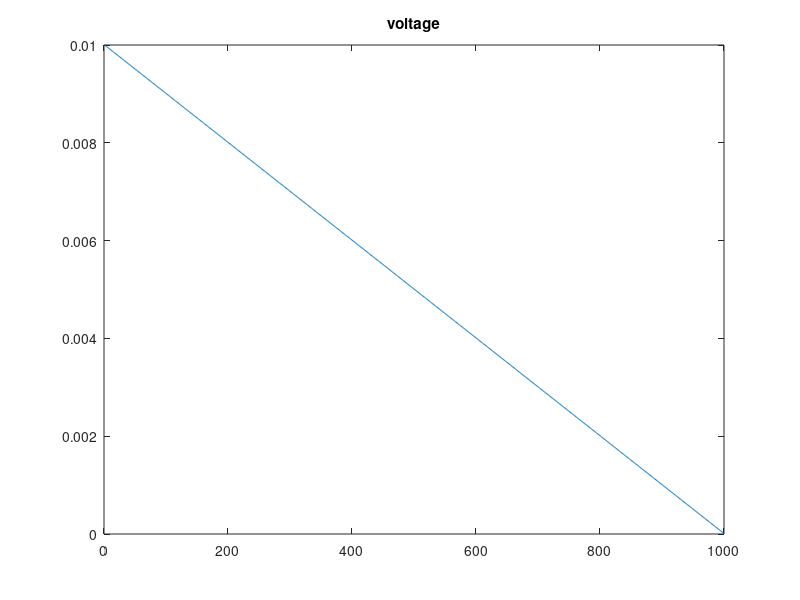

Recreate this plot in MATLAB. (Note: this script raises an error after producing the figure.)
%dbuv= 20*log10(v/uv)

% Generate random data for x
x = (10e-3:-10e-6:10e-6);
figure;
plot(x);
title("voltage")

for i=1:length(x)
    x(i)=20*log10(x(i)/10e-6);
end

x1 = zeros(1, n);
y1 = zeros(1, n);

% Create a scatter plot
figure;
plot(x);
hold on;

hold off;
title('dB mic V');
xlabel('X-axis');
ylabel('Y-axis');

% Convert to dBm
for i = 1:length(x)
    x1(i) = x(i) - 10*log10(50) + 90;
end

figure;
plot(x1, 'b');
hold on;
hold off;
title('dBm');
xlabel('X-axis');
ylabel('Y-axis');
